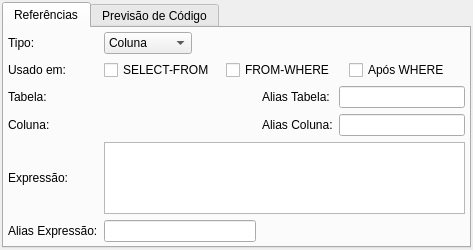
<?xml version="1.0" encoding="UTF-8"?>
<ui version="4.0">
 <class>VisaoWidget</class>
 <widget class="QWidget" name="VisaoWidget">
  <property name="geometry">
   <rect>
    <x>0</x>
    <y>0</y>
    <width>473</width>
    <height>250</height>
   </rect>
  </property>
  <property name="windowTitle">
   <string>Form</string>
  </property>
  <layout class="QGridLayout" name="visao_grid">
   <property name="margin">
    <number>2</number>
   </property>
   <property name="spacing">
    <number>4</number>
   </property>
   <item row="0" column="0">
    <widget class="QTabWidget" name="tabWidget">
     <property name="currentIndex">
      <number>0</number>
     </property>
     <widget class="QWidget" name="tab">
      <attribute name="title">
       <string>Referências</string>
      </attribute>
      <layout class="QGridLayout" name="referencias_grid">
       <property name="margin">
        <number>4</number>
       </property>
       <item row="0" column="0">
        <widget class="QLabel" name="tipo_ref_lbl">
         <property name="text">
          <string>Tipo:</string>
         </property>
        </widget>
       </item>
       <item row="0" column="1">
        <widget class="QComboBox" name="tipo_ref_cmb">
         <item>
          <property name="text">
           <string>Coluna</string>
          </property>
         </item>
         <item>
          <property name="text">
           <string>Expressão</string>
          </property>
         </item>
        </widget>
       </item>
       <item row="0" column="2" colspan="3">
        <spacer name="horizontalSpacer">
         <property name="orientation">
          <enum>Qt::Horizontal</enum>
         </property>
         <property name="sizeHint" stdset="0">
          <size>
           <width>249</width>
           <height>21</height>
          </size>
         </property>
        </spacer>
       </item>
       <item row="1" column="0">
        <widget class="QLabel" name="tipo_ref_lbl_2">
         <property name="text">
          <string>Usado em:</string>
         </property>
        </widget>
       </item>
       <item row="1" column="1" colspan="4">
        <layout class="QHBoxLayout" name="horizontalLayout_2">
         <item>
          <widget class="QCheckBox" name="select_from_chk">
           <property name="text">
            <string>SELECT-FROM</string>
           </property>
          </widget>
         </item>
         <item>
          <widget class="QCheckBox" name="from_where_chk">
           <property name="text">
            <string>FROM-WHERE</string>
           </property>
          </widget>
         </item>
         <item>
          <widget class="QCheckBox" name="apos_where_chk">
           <property name="text">
            <string>Após WHERE</string>
           </property>
          </widget>
         </item>
        </layout>
       </item>
       <item row="2" column="0">
        <widget class="QLabel" name="tabela_lbl">
         <property name="text">
          <string>Tabela:</string>
         </property>
        </widget>
       </item>
       <item row="2" column="3">
        <widget class="QLabel" name="alias_tab_lbl">
         <property name="sizePolicy">
          <sizepolicy hsizetype="Fixed" vsizetype="Preferred">
           <horstretch>0</horstretch>
           <verstretch>0</verstretch>
          </sizepolicy>
         </property>
         <property name="text">
          <string>Alias Tabela:</string>
         </property>
        </widget>
       </item>
       <item row="2" column="4">
        <widget class="QLineEdit" name="alias_tab_edt">
         <property name="sizePolicy">
          <sizepolicy hsizetype="Preferred" vsizetype="Fixed">
           <horstretch>0</horstretch>
           <verstretch>0</verstretch>
          </sizepolicy>
         </property>
        </widget>
       </item>
       <item row="3" column="0">
        <widget class="QLabel" name="coluna_lbl">
         <property name="text">
          <string>Coluna:</string>
         </property>
        </widget>
       </item>
       <item row="3" column="3">
        <widget class="QLabel" name="alias_col_lbl">
         <property name="sizePolicy">
          <sizepolicy hsizetype="Fixed" vsizetype="Preferred">
           <horstretch>0</horstretch>
           <verstretch>0</verstretch>
          </sizepolicy>
         </property>
         <property name="text">
          <string>Alias Coluna:</string>
         </property>
        </widget>
       </item>
       <item row="3" column="4">
        <widget class="QLineEdit" name="alias_col_edt">
         <property name="sizePolicy">
          <sizepolicy hsizetype="Preferred" vsizetype="Fixed">
           <horstretch>0</horstretch>
           <verstretch>0</verstretch>
          </sizepolicy>
         </property>
        </widget>
       </item>
       <item row="4" column="0">
        <widget class="QLabel" name="expressao_lbl">
         <property name="text">
          <string>Expressão:</string>
         </property>
        </widget>
       </item>
       <item row="4" column="1" colspan="4">
        <widget class="QTextEdit" name="expressao_txt">
         <property name="sizePolicy">
          <sizepolicy hsizetype="Preferred" vsizetype="Fixed">
           <horstretch>0</horstretch>
           <verstretch>0</verstretch>
          </sizepolicy>
         </property>
         <property name="minimumSize">
          <size>
           <width>0</width>
           <height>60</height>
          </size>
         </property>
         <property name="maximumSize">
          <size>
           <width>16777215</width>
           <height>16777215</height>
          </size>
         </property>
         <property name="verticalScrollBarPolicy">
          <enum>Qt::ScrollBarAsNeeded</enum>
         </property>
         <property name="horizontalScrollBarPolicy">
          <enum>Qt::ScrollBarAsNeeded</enum>
         </property>
        </widget>
       </item>
       <item row="5" column="0">
        <widget class="QLabel" name="alias_exp_lbl">
         <property name="sizePolicy">
          <sizepolicy hsizetype="Fixed" vsizetype="Preferred">
           <horstretch>0</horstretch>
           <verstretch>0</verstretch>
          </sizepolicy>
         </property>
         <property name="text">
          <string>Alias Expressão:</string>
         </property>
        </widget>
       </item>
       <item row="5" column="1" colspan="2">
        <widget class="QLineEdit" name="alias_exp_edt">
         <property name="sizePolicy">
          <sizepolicy hsizetype="Preferred" vsizetype="Fixed">
           <horstretch>0</horstretch>
           <verstretch>0</verstretch>
          </sizepolicy>
         </property>
        </widget>
       </item>
       <item row="5" column="3" colspan="2">
        <spacer name="horizontalSpacer_2">
         <property name="orientation">
          <enum>Qt::Horizontal</enum>
         </property>
         <property name="sizeHint" stdset="0">
          <size>
           <width>203</width>
           <height>20</height>
          </size>
         </property>
        </spacer>
       </item>
      </layout>
     </widget>
     <widget class="QWidget" name="tab_2">
      <attribute name="title">
       <string>Previsão de Código</string>
      </attribute>
      <layout class="QGridLayout" name="previsao_grid">
       <property name="margin">
        <number>4</number>
       </property>
       <item row="0" column="0">
        <widget class="QTextEdit" name="codigo_txt">
         <property name="font">
          <font>
           <family>DejaVu Sans Mono</family>
          </font>
         </property>
         <property name="undoRedoEnabled">
          <bool>false</bool>
         </property>
         <property name="readOnly">
          <bool>true</bool>
         </property>
        </widget>
       </item>
      </layout>
     </widget>
    </widget>
   </item>
  </layout>
 </widget>
 <resources/>
 <connections/>
</ui>
